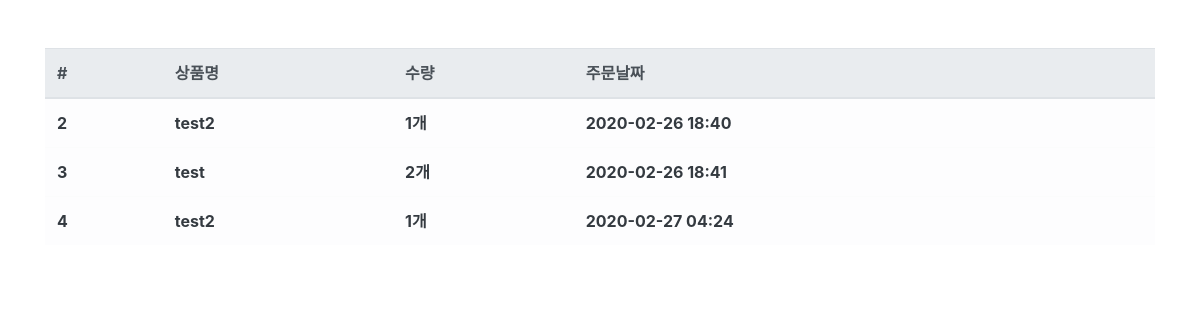
Before: /order/ (signed in) with the older database file.
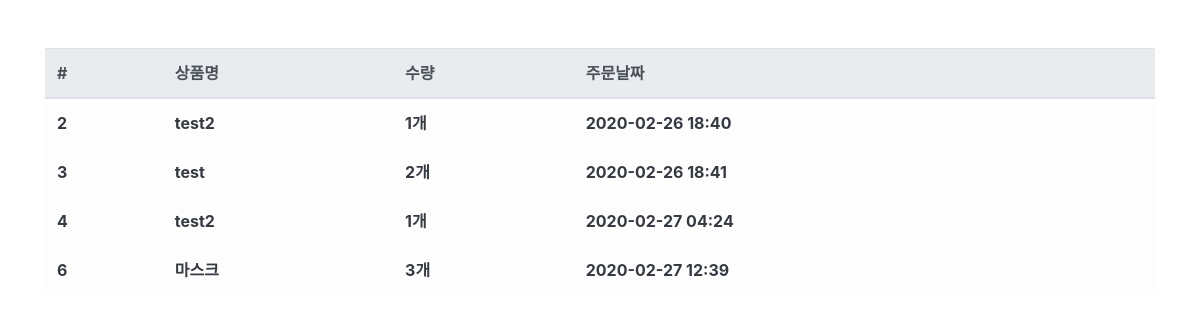
After: the same page with the newer database file.
### order/models.py (models this page shows, shortened)
class Order(models.Model):
    fcuser = models.ForeignKey(
        'fcuser.Fcuser', on_delete=models.CASCADE, verbose_name='사용자')
    product = models.ForeignKey(
        'product.Product', on_delete=models.CASCADE, verbose_name='상품')
    quantity = models.IntegerField(verbose_name='수량')
    reg_date = models.DateTimeField(auto_now_add=True, verbose_name='주문날짜')
    class Meta:
        db_table = 'ssk_order'
        verbose_name = '주문'
        verbose_name_plural = '주문'

### product/models.py (models this page shows)
class Product(models.Model):
    name = models.CharField(max_length=256, verbose_name='상품명')
    price = models.IntegerField(verbose_name='상품가격')
    description = models.TextField(verbose_name='상품설명')
    stock = models.IntegerField(verbose_name='재고')
    reg_date = models.DateTimeField(auto_now_add=True, verbose_name='등록날짜')
    class Meta:
        db_table = 'ssk_product'
        verbose_name = '상품'
        verbose_name_plural = '상품'
    def __str__(self):
        return self.name

### order/views.py (the view)
# urls.py: path('order/', OrderList.as_view()),
@method_decorator(login_required, name='dispatch')
class OrderList(ListView):
    model = Order
    template_name = "order.html"
    context_object_name = 'order_list'
    def get_queryset(self, **kwargs):
        queryset = Order.objects.filter(
            fcuser__email=self.request.session.get('user'))
        return queryset

### order/templates/order.html
{% extends "base.html" %} {% block contents %} {% load humanize %}
<div class="row mt-5">
  <div class="col-12">
    <table class="table table-light">
      <thead class="thead-light">
        <tr>
          <th scope="col">#</th>
          <th scope="col">상품명</th>
          <th scope="col">수량</th>
          <th scope="col">주문날짜</th>
        </tr>
      </thead>
      <tbody class="text-dark">
        {% for order in order_list %}
        <tr>
          <th scope="row">{{ order.id }}</th>
          <th>{{ order.product }}</th>
          <th>{{ order.quantity|intcomma }}개</th>
          <th>{{ order.reg_date|date:'Y-m-d H:i' }}</th>
        </tr>
        {% endfor %}
      </tbody>
    </table>
  </div>
</div>
{% endblock contents %}

Changed rows visible on the page:
added Order: id "6", product "마스크", quantity "3", reg_date "2020-02-27 12:39"
